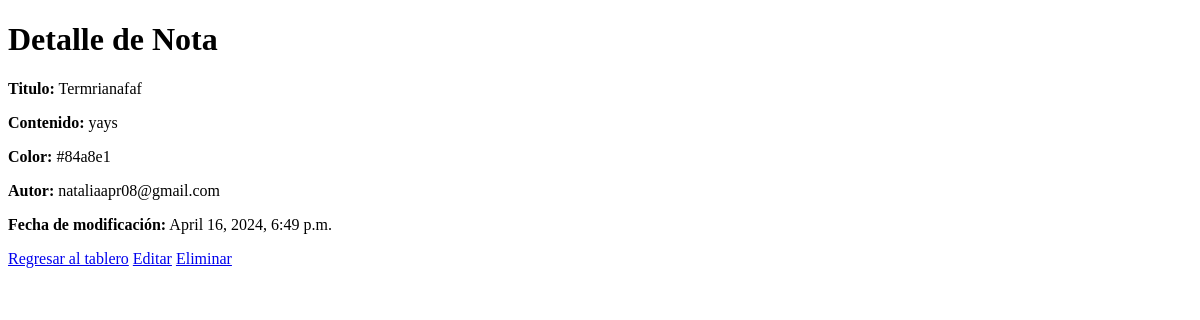
Page /notas/6/ on the earlier database version.
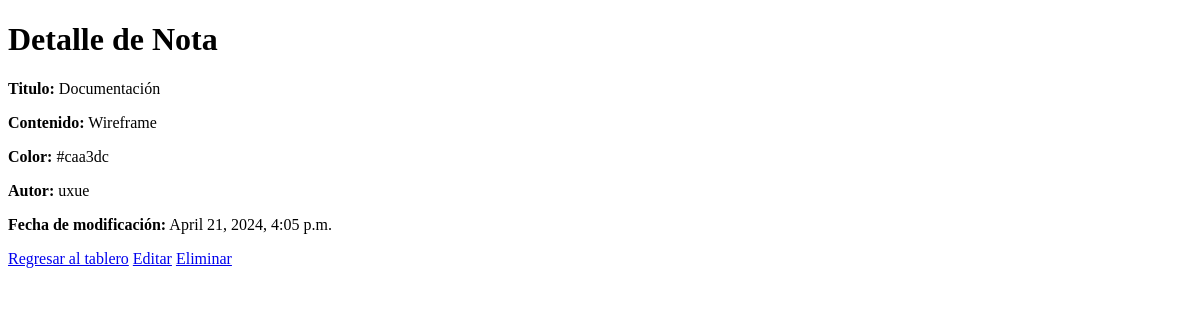
Same page on the later database version.
### notas/models.py (models this page shows, shortened)
class Nota(models.Model):
    titulo = models.CharField(max_length=200)
    contenido = models.TextField()
    color = models.CharField(max_length=20)
    autor = models.CharField(max_length=100 )
    fecha_modificacion = models.DateTimeField('fecha de modificación')
    columna = models.ForeignKey(Columna, on_delete = models.CASCADE)

### notas/views.py (the view)
# urls.py: path("<int:id_nota>/", views.detail, name="detail"),
def detail(request, id_nota):
    try:
        nota = Nota.objects.get(pk=id_nota)
    except Nota.DoesNotExist:
        raise Http404("La nota no existe")
    return render(request, "notas/detail.html", {"nota": nota})

### notas/templates/notas/detail.html (shortened to what this page needs)
<!DOCTYPE html>
<html>
<head>
</head>
<body>
    <h1>Detalle de Nota</h1>
    <p><strong>Titulo:</strong> {{ nota.titulo }}</p>
    <p><strong>Contenido:</strong> {{ nota.contenido }}</p>
    <p><strong>Color:</strong> {{ nota.color }}</p>
    <p><strong>Autor:</strong> {{ nota.autor }}</p>
    <p><strong>Fecha de modificación:</strong> {{ nota.fecha_modificacion }}</p>
    <a href="{% url 'tablero:index' %}">Regresar al tablero</a>
    <a href="/notas/{{ nota.id }}/editar/">Editar</a>
    <a href="/notas/{{ nota.id }}/eliminar/">Eliminar</a>
</body>
</html>

Differences in the rows shown:
changed Nota: titulo "Termrianafaf" → "Documentación"; contenido "yays" → "Wireframe"; color "#84a8e1" → "#caa3dc"; autor "nataliaapr08@gmail.com" → "uxue"; fecha_modificacion "April 16, 2024, 6:49 p.m." → "April 21, 2024, 4:05 p.m."
